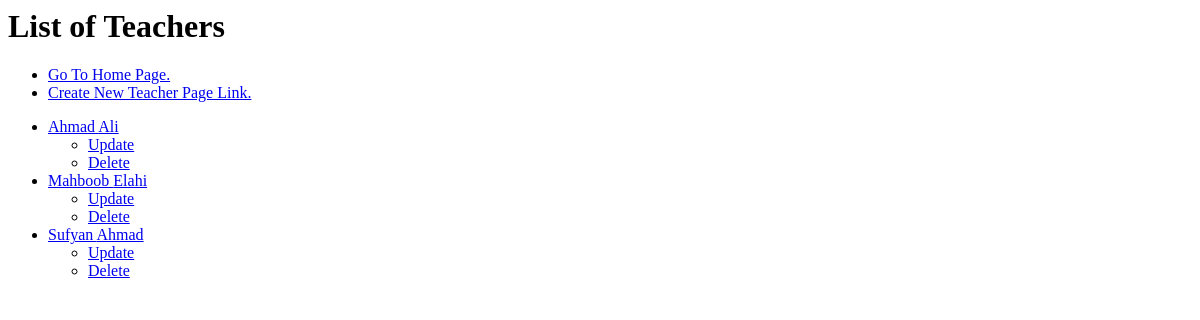
/classroom/list_teacher/, run on an earlier commit of the app's database.
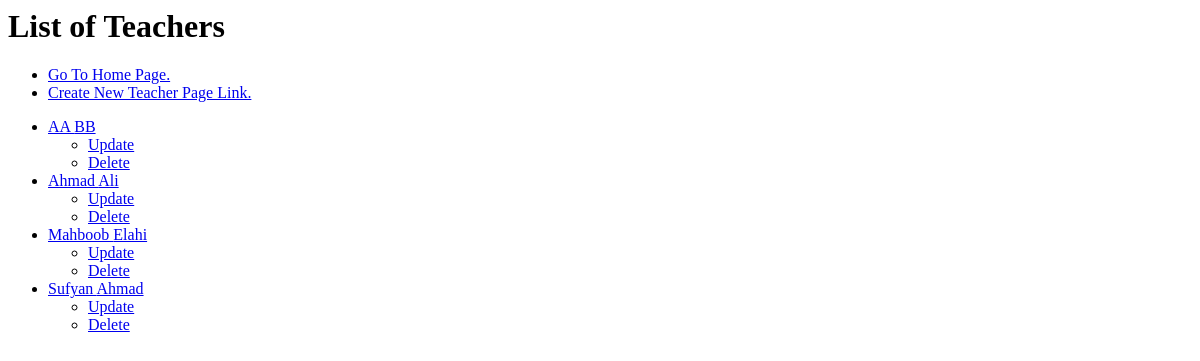
And on a later commit of the database.
### classroom/models.py (models this page shows, shortened)
class Teacher(models.Model):
    first_name = models.CharField(max_length=30)
    last_name = models.CharField(max_length=30)
    subject = models.CharField(max_length=30)

### classroom/views.py (the view)
# urls.py: path('list_teacher/', views.TeacherListView.as_view(), name='list_teacher'),
class TeacherListView(ListView):
    model = Teacher
    context_object_name = "teacher_list" #! this is how we can overwrite default context var name.
    queryset = Teacher.objects.order_by('first_name')    #* custom queryset

### classroom/templates/classroom/teacher_list.html (shortened to what this page needs)
<h1>List of Teachers</h1>
<ul>
    <li >
        <a href="{%url 'classroom:home'%}">Go To Home Page.</a>
    </li>
    <li >
        <a href="{%url 'classroom:create_teacher'%}">Create New Teacher Page Link.</a>
    </li>
</ul>
<ul>
    {% for teacher in teacher_list %}
        <li>
            <a href="/classroom/teacher_detail/{{teacher.id}} "> {{teacher.first_name}} {{teacher.last_name}}</a>
        </li>
        <ul>
            <li>
                <a href="/classroom/update_teacher/{{teacher.id}} ">Update</a>
            </li>
            <li>
                <a href="/classroom/delete_teacher/{{teacher.id}} ">Delete</a>
            </li>
        </ul>
    {% endfor %}
</ul>

What changed in the data, as far as the page shows it:
added Teacher: first_name "AA", last_name "BB"
